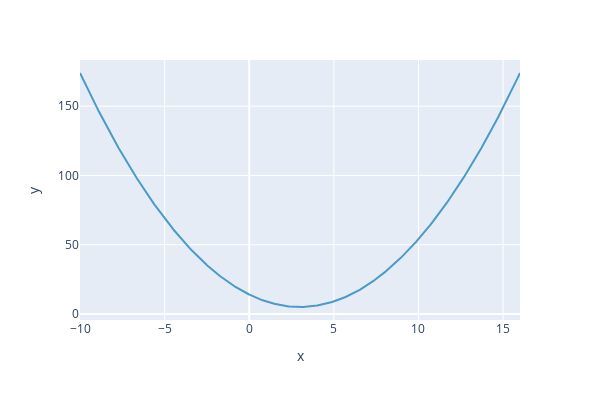

The cell this chart's notebook holds for it:
### Markdown cell above
## 5. Gradient descent for a function with one minimum 👌👌

We will show here how gradient descent works for a function with a single minimum, which guarantees that the algorithm will be able to find the minimum :

### Code cell
# from plotly import express as px

# Now we define a function with a single minimum
def func(beta):
  return beta**2 - 6*beta + 14



# Let us generate some input data :
beta = np.linspace(-10, 16, 1000)
y = func(beta)

# Let's plot this function
# px.line(x=beta,y=y, color_discrete_sequence=color_chart, render_mode="svg")
px.line(
    width=600, height=400,
  x=beta, y=y, color_discrete_sequence=color_chart)

### Figure 1 — Plotly figure (JSON) as saved in the notebook; plotly's stock layout.template omitted (floating-point values rounded to 4 significant figures; data arrays with more than 128 entries replaced by an {"elided": "..."} marker saying what was removed)
{"data": [{"hovertemplate": "x=%{x}<br>y=%{y}<extra></extra>", "legendgroup": "", "line": {"color": "#4B9AC7", "dash": "solid"}, "marker": {"symbol": "circle"}, "mode": "lines", "name": "", "orientation": "v", "showlegend": false, "type": "scatter", "x": {"elided": "1000 float values"}, "xaxis": "x", "y": {"elided": "1000 float values"}, "yaxis": "y"}], "layout": {"height": 400, "legend": {"tracegroupgap": 0}, "margin": {"t": 60}, "width": 600, "xaxis": {"anchor": "y", "domain": [0, 1], "title": {"text": "x"}}, "yaxis": {"anchor": "x", "domain": [0, 1], "title": {"text": "y"}}}}
